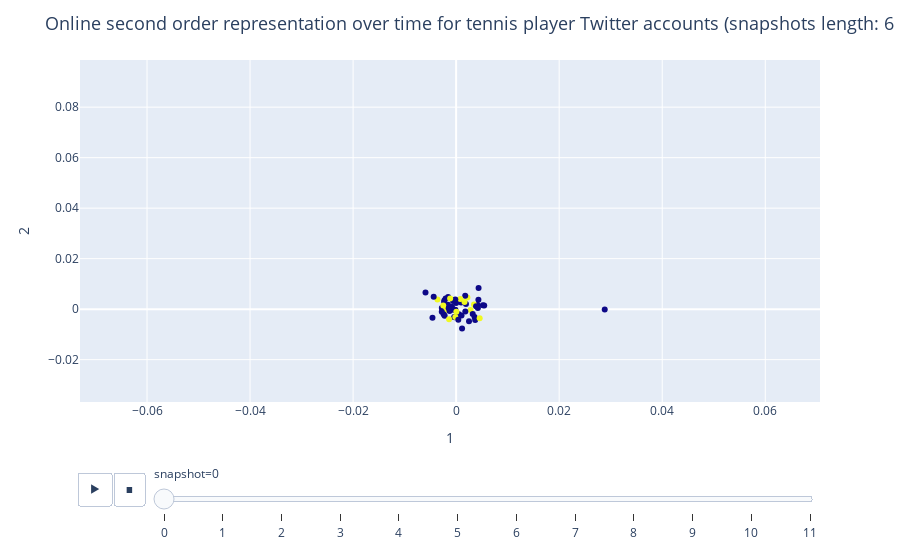

Notebook code for this chart:
### Code cell
fig_so

### Figure 1 — Plotly figure (JSON) as saved in the notebook; plotly's stock layout.template omitted (floating-point values rounded to 4 significant figures)
{"data": [{"hovertemplate": "<b>%{hovertext}</b><br><br>snapshot=0<br>1=%{x}<br>2=%{y}<br>label=%{marker.color}<extra></extra>", "hovertext": ["102652835", "104294006", "1044227084", "1110553549", "118779247", "134906432", "138358313", "139556944", "14056125", "14123683", "146613488", "1484787162", "1490817636", "1601451361", "1612711830", "162187399", "174876254", "186668655", "2223114825", "2455053222", "2498274386", "259925559", "2602158362", "275115103", "2847445620", "2913792699", "295610884", "297380894", "2997502061", "340548756", "344634424", "348332740", "351625171", "35441526", "410232624", "446304475", "459954236", "481461757", "48348735", "485511296", "506429053", "50725573", "52818366", "533202479", "57165979", "594029345", "632089798", "65187067", "726543308", "74361297", "826220690441437184", "830685463", "847389421", "850660369", "87174678", "87769890", "94166168"], "ids": [102652835, 104294006, 1044227084, 1110553549, 118779247, 134906432, 138358313, 139556944, 14056125, 14123683, 146613488, 1484787162, 1490817636, 1601451361, 1612711830, 162187399, 174876254, 186668655, 2223114825, 2455053222, 2498274386, 259925559, 2602158362, 275115103, 2847445620, 2913792699, 295610884, 297380894, 2997502061, 340548756, 344634424, 348332740, 351625171, 35441526, 410232624, 446304475, 459954236, 481461757, 48348735, 485511296, 506429053, 50725573, 52818366, 533202479, 57165979, 594029345, 632089798, 65187067, 726543308, 74361297, 826220690441437200, 830685463, 847389421, 850660369, 87174678, 87769890, 94166168], "legendgroup": "", "marker": {"color": [1, 0, 0, 0, 0, 0, 0, 0, 0, 0, 1, 0, 0, 0, 0, 0, 0, 0, 1, 0, 1, 0, 0, 0, 0, 0, 0, 0, 0, 0, 0, 1, 0, 0, 1, 0, 0, 1, 1, 0, 0, 1, 0, 1, 0, 0, 1, 0, 0, 0, 1, 0, 1, 0, 0, 0, 0], "coloraxis": "coloraxis", "symbol": "circle"}, "mode": "markers", "name": "", "orientation": "v", "showlegend": false, "type": "scatter", "x": [-0.003624, 0.0003656, 0.003574, -0.002677, -0.004358, -0.002776, -0.00228, 0.003698, 0.001048, 2.286e-06, -0.001979, -0.002424, 0.001152, -0.004593, -0.001274, -0.0003716, -0.0006116, -0.001591, 0.002183, 0.001907, 0.00457, 0.004324, -0.001558, 0.0005283, 0.004119, -0.0008137, -0.005946, 0.0009654, 0.001762, -0.0004182, 0.0025, 0.0008261, -0.002325, -0.002229, 0.003466, 0.003864, -0.0002806, 0.002804, -0.002498, -0.002041, -0.002784, 0.001625, 0.02884, -0.0001567, 0.003221, -0.0001543, -0.00117, 0.005193, -0.0001426, 0.004221, -0.001372, 0.004357, 4.094e-05, 0.005449, 0.0004204, -0.001443, 0.001785], "xaxis": "x", "y": [0.003847, 0.003367, -0.003069, 0.0004278, 0.004886, 0.000494, 0.003468, -0.004258, -0.002519, 0.002432, -0.0003848, -0.001988, -0.007699, -0.003406, -0.0007199, -0.003122, 0.00322, 0.001721, 0.004591, 0.002009, -0.003602, 0.003687, 0.004806, -0.002067, 0.001722, 0.0009313, 0.006575, 0.002678, 0.005284, -0.0002889, -0.004789, 0.003977, 0.002804, -0.002606, 0.001859, 0.001125, -0.003204, -0.0002927, 0.001397, 0.004208, -0.001061, 0.002808, -9.533e-05, -0.003061, -0.001893, 0.003787, 0.004183, 0.001513, -0.0002643, 0.000504, -0.004008, 0.00838, -0.0009816, 0.001412, -0.004232, 0.0003646, -0.0008943], "yaxis": "y"}], "layout": {"coloraxis": {"colorbar": {"title": {"text": "label"}}, "colorscale": [[0, "#0d0887"], [0.1111, "#46039f"], [0.2222, "#7201a8"], [0.3333, "#9c179e"], [0.4444, "#bd3786"], [0.5556, "#d8576b"], [0.6667, "#ed7953"], [0.7778, "#fb9f3a"], [0.8889, "#fdca26"], [1, "#f0f921"]], "showscale": false}, "legend": {"tracegroupgap": 0}, "margin": {"t": 60}, "showlegend": false, "sliders": [{"active": 0, "currentvalue": {"prefix": "snapshot="}, "len": 0.9, "pad": {"b": 10, "t": 60}, "steps": [{"args": [["0"], {"frame": {"duration": 0, "redraw": false}, "fromcurrent": true, "mode": "immediate", "transition": {"duration": 0, "easing": "linear"}}], "label": "0", "method": "animate"}, {"args": [["1"], {"frame": {"duration": 0, "redraw": false}, "fromcurrent": true, "mode": "immediate", "transition": {"duration": 0, "easing": "linear"}}], "label": "1", "method": "animate"}, {"args": [["2"], {"frame": {"duration": 0, "redraw": false}, "fromcurrent": true, "mode": "immediate", "transition": {"duration": 0, "easing": "linear"}}], "label": "2", "method": "animate"}, {"args": [["3"], {"frame": {"duration": 0, "redraw": false}, "fromcurrent": true, "mode": "immediate", "transition": {"duration": 0, "easing": "linear"}}], "label": "3", "method": "animate"}, {"args": [["4"], {"frame": {"duration": 0, "redraw": false}, "fromcurrent": true, "mode": "immediate", "transition": {"duration": 0, "easing": "linear"}}], "label": "4", "method": "animate"}, {"args": [["5"], {"frame": {"duration": 0, "redraw": false}, "fromcurrent": true, "mode": "immediate", "transition": {"duration": 0, "easing": "linear"}}], "label": "5", "method": "animate"}, {"args": [["6"], {"frame": {"duration": 0, "redraw": false}, "fromcurrent": true, "mode": "immediate", "transition": {"duration": 0, "easing": "linear"}}], "label": "6", "method": "animate"}, {"args": [["7"], {"frame": {"duration": 0, "redraw": false}, "fromcurrent": true, "mode": "immediate", "transition": {"duration": 0, "easing": "linear"}}], "label": "7", "method": "animate"}, {"args": [["8"], {"frame": {"duration": 0, "redraw": false}, "fromcurrent": true, "mode": "immediate", "transition": {"duration": 0, "easing": "linear"}}], "label": "8", "method": "animate"}, {"args": [["9"], {"frame": {"duration": 0, "redraw": false}, "fromcurrent": true, "mode": "immediate", "transition": {"duration": 0, "easing": "linear"}}], "label": "9", "method": "animate"}, {"args": [["10"], {"frame": {"duration": 0, "redraw": false}, "fromcurrent": true, "mode": "immediate", "transition": {"duration": 0, "easing": "linear"}}], "label": "10", "method": "animate"}, {"args": [["11"], {"frame": {"duration": 0, "redraw": false}, "fromcurrent": true, "mode": "immediate", "transition": {"duration": 0, "easing": "linear"}}], "label": "11", "method": "animate"}], "x": 0.1, "xanchor": "left", "y": 0, "yanchor": "top"}], "title": {"font": {"size": 18}, "text": "Online second order representation over time for tennis player Twitter accounts (snapshots length: 6 hours)"}, "updatemenus": [{"buttons": [{"args": [null, {"frame": {"duration": 1000, "redraw": false}, "fromcurrent": true, "mode": "immediate", "transition": {"duration": 500, "easing": "linear"}}], "label": "&#9654;", "method": "animate"}, {"args": [[null], {"frame": {"duration": 0, "redraw": false}, "fromcurrent": true, "mode": "immediate", "transition": {"duration": 0, "easing": "linear"}}], "label": "&#9724;", "method": "animate"}], "direction": "left", "pad": {"r": 10, "t": 70}, "showactive": false, "type": "buttons", "x": 0.1, "xanchor": "right", "y": 0, "yanchor": "top"}], "xaxis": {"anchor": "y", "domain": [0, 1], "range": [-0.07301, 0.07063], "title": {"text": "1"}}, "yaxis": {"anchor": "x", "domain": [0, 1], "range": [-0.03677, 0.09868], "title": {"text": "2"}}}}
